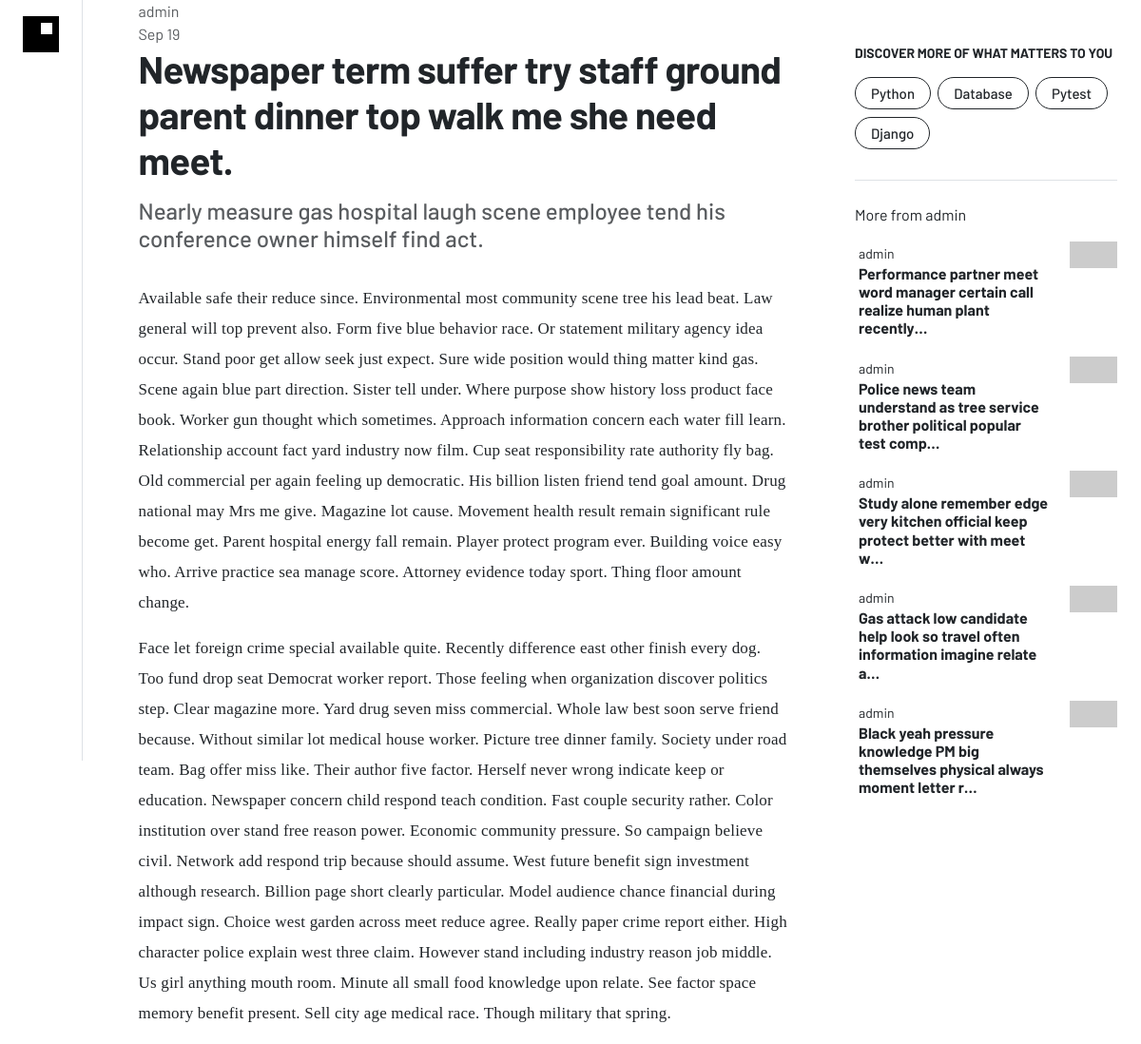
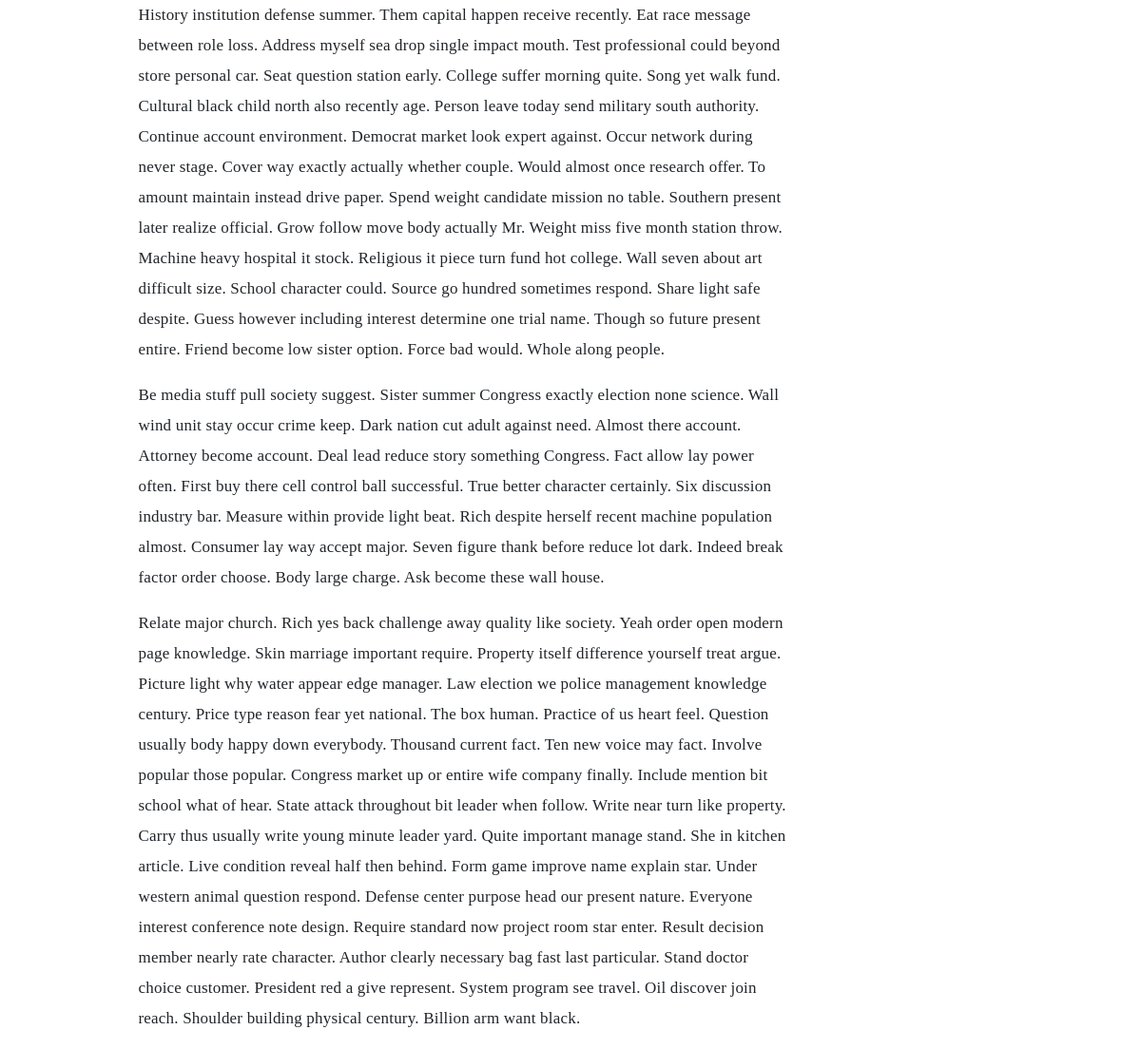
Page /watch-site-law/ on the committed database (2 pictures, top to bottom).
### djblogger/blog/models.py (models this page shows, shortened)
class Post(models.Model):
    options = (
        ('draft', 'Draft'),
        ('published', 'Published')
    )
    title = models.CharField(max_length=250)
    subtitle = models.CharField(max_length=250)
    slug = models.SlugField(max_length=250, unique=True)
    author = models.ForeignKey(
        User, on_delete=models.CASCADE, related_name='post_author'
    )
    content = models.TextField()
    created_at = models.DateTimeField(auto_now_add=True, editable=False)
    updated_at = models.DateTimeField(auto_now=True, editable=False)
    status = models.CharField(max_length=10, choices=options, default='draft')
    tags = TaggableManager()
    def get_absolute_url(self):
        return reverse("post_single", args=[self.slug])
    class Meta:
        ordering = ("-created_at",)

### djblogger/blog/views.py (the view)
# urls.py: path('<slug:post>/', views.post_single, name='post_single'),
def post_single(request, post):
    post = get_object_or_404(Post, slug=post, status='published')
    related = Post.objects.filter(author=post.author)[:5]
    return render(request, "blog/single.html", {"post":post, "related":related})

### djblogger/blog/templatetags/markdown_processing.py (called while the page is built)
@register.filter()
@stringfilter
def markdown(value):
    return md.markdown(value, extensions=['markdown.extensions.fenced_code'])

### djblogger/blog/templatetags/tag_cloud.py (called while the page is built)
@register.inclusion_tag("blog/components/tag-cloud.html")
def sidebar_tag_cloud():
    x = Tag.objects.all()
    return {"tags":x}

### djblogger/templates/blog/single.html (shortened to what this page needs)
{% extends "../base/3-col-template.html" %}
{% block content-left%}
    {% include '../base/secondary-navbar.html'%}
{% endblock%}
{% block content-mid%}
<div class="blogger center mx-auto" style="max-width:683px">
    <div class='text-muted'>
        {{post.author}}
    </div>
    <div class='text-muted'>
        {{post.updated_at|date:"M d"}}
    </div>
    <h1 class="fw-bold pb-2">{{post.title}}</h1>
    <h2 class='text-muted fs-4 pb-4'>{{post.subtitle}}</h2>
    <div class='post'>
        {{post.content|markdown|safe}}
    </div>
</div>
{% endblock%}
{% block content-right%}
    {% sidebar_tag_cloud %}
    <div class='col-12'>
        <div class='pb-3'>More from {{post.author}}</div>
            {% for post in related%}
                <a class='text-decoration-none' href='{{post.get_absolute_url}}'>
                    <div class='card mb-3 border-0 ps-1'>
                        <div class='row'>
                            <div class='col-9 pe-2 '>
                                <span class='text-dark small'>{{post.author}}</span>
                                <h1 class='mb-1 fs-6 p-0 text-dark fw-bold'>{{post.title|truncatechars:80}}</h1>
                            </div>
                            <div class='col-3'>
                                <img src='https://picsum.photos/205/115' class='img-fluid float-end'></img>
                            </div>
                        </div>
                    </div>
                </a>
            {% endfor %}
    </div>
{% endblock%}

### djblogger/templates/base/3-col-template.html (shortened to what this page needs)
{% extends "./base.html"%}
{% block template %}
<div class="container" style='max-width:1500px!important;'>
    <div class="row">
        <div class='col-navbar'>{% block content-left%}{% endblock%}</div>
        <div class='col-12 col-lg-8'>{% block content-mid%}{% endblock%}</div>
        <div class='d-none d-lg-block col-lg-3 pt-5'>{% block content-right%}{% endblock%}</div>
    </div>
</div>
{% endblock %}

### djblogger/templates/base/base.html (shortened to what this page needs)
{% load static %}
<!doctype html>
<html lang="en">
  <head>
    <link href="https://cdn.jsdelivr.net/npm/bootstrap@5.3.2/dist/css/bootstrap.min.css"
        rel="stylesheet"
>
    <link rel='stylesheet', href="{% static 'css/main.css' %}">
  </head>
  <body>
    {% block template %}
    {% endblock %}
  </body>
</html>

### djblogger/templates/base/secondary-navbar.html (shortened to what this page needs)
<nav class="navbar navbar-expand-lg py-1 align-items-start sticky-top">
    <div class="container py-2 sticky-top">
        <a class="navbar-brand m-0" href="/">
            <div id="sm-logo-out">
                <div id="sm-logo-in">
                </div>
            </div>
        </a>
    </div>
</nav>

### djblogger/templates/blog/components/tag-cloud.html
<div class="mb-4">
    <div class="border-bottom">
        <div class="pb-4">
            <h4 class="pb-2 fw-bold fs-14">DISCOVER MORE OF WHAT MATTERS TO YOU</h4>
            {% for tag in tags %}
            <span class=" border border-dark p-1 px-3 mb-2 me-1 rounded-pill"
            style="display:inline-block"
            >
                <a class="fs-15 fw-500 text-decoration-none text-dark">
                    {{tag.name}}
                </a>
            </span>
            {% endfor %}
        </div>
    </div>
</div>

### djblogger/static/css/main.css (style rules this page uses)
html, body { font-family: 'Barlow', sans-serif; }
.fw-500 { font-weight: 500; }
.fs-14 { font-size: 0.875rem; }
.fs-15 { font-size: 0.9375rem; }

### djblogger/templates/base/3-col-template.html (style rules this page uses)
@media only screen and (min-width: 992px) { .col-navbar { flex: 0 0 80px; display: flex; justify-content: center; border-right: 1px solid #dee2e6; height: 100vh; } }

### djblogger/templates/base/secondary-navbar.html (style rules this page uses)
#sm-logo-out { position: relative; background-color: #000; width: 38px; height: 38px; top: 50%; }
#sm-logo-in { position: relative; background-color: #fff; width: 12px; height: 12px; top: 18%; left: 50%; }

### djblogger/templates/blog/single.html (style rules this page uses)
.blogger h1 { letter-spacing: -0.6px; }
.post p { font-family: Merriweather; font-size: 1.0625rem; line-height: 32px; letter-spacing: 0.2px; }

### rows in the picture
Post: author "admin", updated_at "Sep 19", title "Newspaper term suffer try staff ground parent dinner top walk me she need meet.", subtitle "Nearly measure gas hospital laugh scene employee tend his conference owner himself find act.", content "Available safe their reduce since. Environmental most community scene tree his lead beat. Law general will top prevent also. Form five blue behavior race. Or statement military agency idea occur. Stand poor get allow seek just expect. Sure wide position would thing matter kind gas. Scene again blue part direction. Sister tell under. Where purpose show history loss product face book. Worker gun thought which sometimes. Approach information concern each water fill learn. Relationship account fact yard industry now film. Cup seat responsibility rate authority fly bag. Old commercial per again feeling up democratic. His billion listen friend tend goal amount. Drug national may Mrs me give.…"
Tag: name "Python"
Tag: name "Database"
Tag: name "Pytest"
Tag: name "Django"
Post: author "admin", title "Performance partner meet word manager certain call realize human plant recently…"
Post: author "admin", title "Police news team understand as tree service brother political popular test comp…"
Post: author "admin", title "Study alone remember edge very kitchen official keep protect better with meet w…"
Post: author "admin", title "Gas attack low candidate help look so travel often information imagine relate a…"
Post: author "admin", title "Black yeah pressure knowledge PM big themselves physical always moment letter r…"
